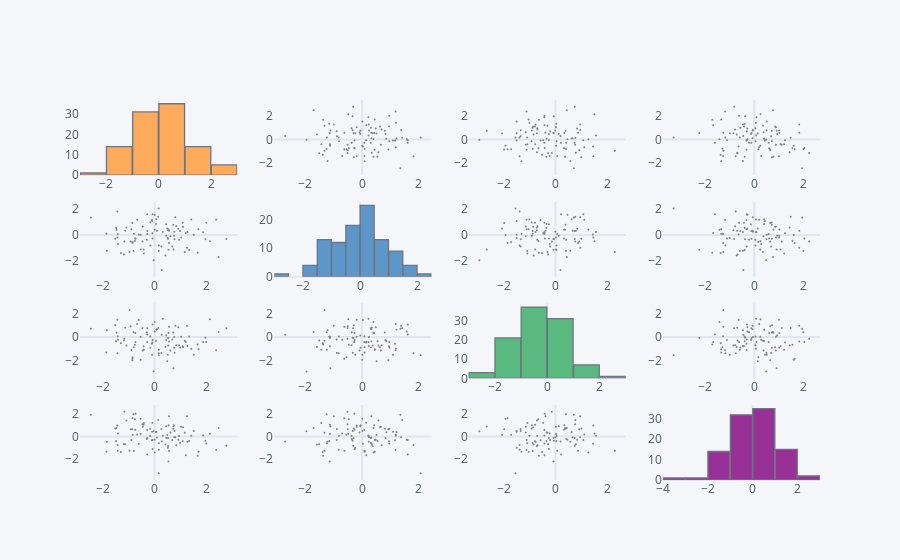

Notebook code for this chart:
### Markdown cell above
## scatter_matrix()

Similar a sns.pairplot()

### Code cell
df.scatter_matrix()
